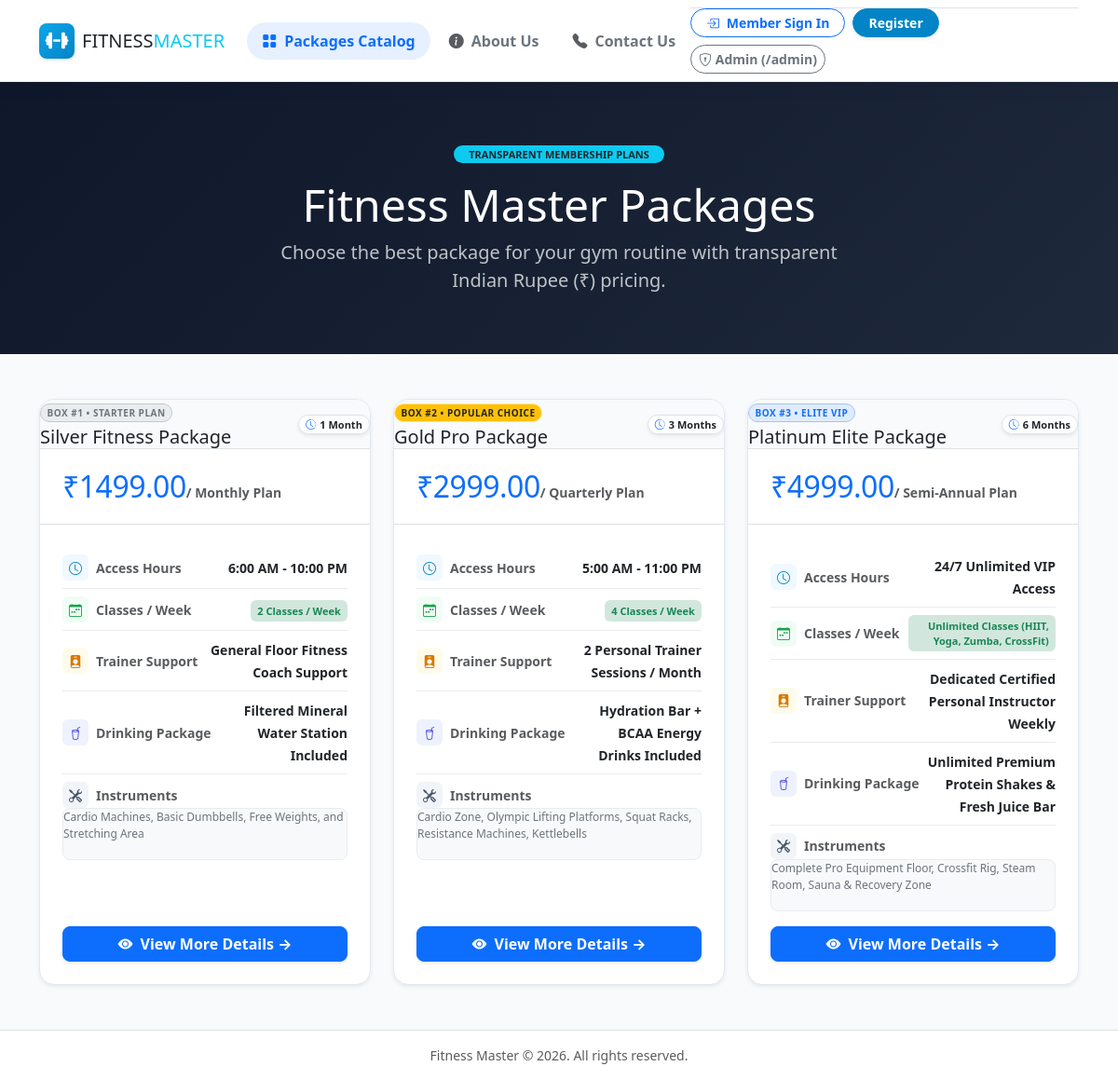
Screenshot of /packages/cards/ with the database file from the repository.
### packages/models.py (models this page shows, shortened)
class Packages(models.Model):
    title = models.CharField(
        max_length=150,
        verbose_name="Package Title",
        help_text="Title or name of the package"
    )
    price = models.DecimalField(
        max_digits=10,
        decimal_places=2,
        verbose_name="Price",
        help_text="Package price"
    )
    duration = models.CharField(
        max_length=80,
        verbose_name="Duration",
        help_text="Duration (e.g. 1 Month, 3 Months, 6 Months, 1 Year)"
    )
    access_hours = models.CharField(
        max_length=120,
        verbose_name="Access Hours",
        help_text="Gym access hours (e.g. 24/7 Access, 6 AM - 10 PM)"
    )
    instruments = models.TextField(
        verbose_name="Instruments / Equipment",
        help_text="Equipment and instruments included with this package"
    )
    classes_per_week = models.CharField(
        max_length=80,
        verbose_name="Classes Per Week",
        help_text="Number of classes per week (e.g. 3 Classes/week, Unlimited)"
    )
    membership_duration = models.CharField(
        max_length=80,
        verbose_name="Membership Duration",
        help_text="Billing / commitment duration (e.g. Monthly, Quarterly, Annual)"
    )
    drinking_package = models.CharField(
        max_length=150,
        verbose_name="Drinking Package",
        help_text="Beverage benefits (e.g. Unlimited Mineral Water, Protein Shakes Included, None)"
    )
    personal_instructor = models.CharField(
        max_length=150,
        verbose_name="Personal Instructor",
        help_text="Trainer allocation (e.g. 1-on-1 Dedicated Trainer, 2 Free Sessions/Month, None)"
    )
    created_at = models.DateTimeField(auto_now_add=True)
    updated_at = models.DateTimeField(auto_now=True)
    class Meta:
        verbose_name = "Package"
        verbose_name_plural = "Packages"
        ordering = ['price']

### packages/views.py (the view)
# urls.py: path('packages/cards/', views.packages_cards_view, name='packages_cards'),
def packages_cards_view(request):
    packages = Packages.objects.all().order_by('price')
    total_packages = packages.count()
    avg_price = packages.aggregate(avg=Avg('price'))['avg'] or 0.0
    form = PackageForm()
    is_user_portal = bool(request.session.get('is_user_authenticated') or request.GET.get('portal') == 'user')
    return render(request, 'packages/packages_cards.html', {
        'packages': packages,
        'total_packages': total_packages,
        'avg_price': round(avg_price, 2),
        'form': form,
        'is_user_page': is_user_portal,
    })

### templates/packages/packages_cards.html (shortened to what this page needs)
{% extends 'base.html' %}
{% block auth_content %}
<div class="min-vh-100 d-flex flex-column" style="background-color: #f8fafc;">
  <nav class="navbar navbar-expand-lg navbar-light user-sticky-navbar py-2.5">
    <div class="container">
      <a href="{% if request.session.is_user_authenticated %}{% url 'user_dashboard' %}{% else %}{% url 'packages_cards' %}{% endif %}" class="navbar-brand d-flex align-items-center gap-2 me-lg-4 text-decoration-none">
        <div class="rounded-3 p-2 text-white d-flex align-items-center justify-content-center shadow-sm" style="width: 38px; height: 38px; background: linear-gradient(135deg, #0ea5e9, #0284c7);">
          <i class="fa-solid fa-dumbbell fs-5"></i>
        </div>
        <span class="fw-black text-dark tracking-wide fs-5">FITNESS<span class="text-info">MASTER</span></span>
      </a>
      <div class="collapse navbar-collapse" id="packagesGlobalNavbar">
        <ul class="navbar-nav me-auto mb-2 mb-lg-0 align-items-lg-center gap-1 gap-lg-1.5 pt-2 pt-lg-0">
          <li class="nav-item">
            <a class="nav-link active fw-bold text-primary d-inline-flex align-items-center gap-2 px-3 py-1.5 rounded-pill bg-primary bg-opacity-10 text-nowrap" href="{% url 'packages_cards' %}">
              <i class="bi bi-grid-fill"></i>
              <span>Packages Catalog</span>
            </a>
          </li>
          <li class="nav-item">
            <a class="nav-link fw-semibold text-secondary d-inline-flex align-items-center gap-2 px-3 py-1.5 rounded-pill text-nowrap" href="{% url 'about_us' %}">
              <i class="bi bi-info-circle-fill text-muted"></i>
              <span>About Us</span>
            </a>
          </li>
          <li class="nav-item">
            <a class="nav-link fw-semibold text-secondary d-inline-flex align-items-center gap-2 px-3 py-1.5 rounded-pill text-nowrap" href="{% url 'contact_us' %}">
              <i class="bi bi-telephone-fill text-muted"></i>
              <span>Contact Us</span>
            </a>
          </li>
        </ul>
        <div class="d-flex flex-wrap align-items-center gap-2 pt-2 pt-lg-0 border-top border-lg-0">
          {% if request.session.is_user_authenticated %}
            <div class="dropdown">
              <button class="btn btn-light border bg-white rounded-pill px-3 py-1.5 d-flex align-items-center gap-2 shadow-sm dropdown-toggle text-dark fw-bold" type="button" id="pkgProfileDropdown" data-bs-toggle="dropdown" aria-expanded="false" style="font-size: 13px;">
                <div class="rounded-circle bg-primary text-white fw-bold d-flex align-items-center justify-content-center" style="width: 28px; height: 28px; font-size: 11px;">
                  {{ request.session.user_username|slice:":2"|upper }}
                </div>
                <span class="text-truncate" style="max-width: 140px;">{{ request.session.user_username }}</span>
              </button>
              <ul class="dropdown-menu dropdown-menu-end shadow-lg border-0 rounded-4 p-2 mt-2" aria-labelledby="pkgProfileDropdown" style="min-width: 250px; border: 1px solid #e2e8f0 !important;">
                <li class="px-3 py-2.5 border-bottom bg-light rounded-3 mb-1">
                  <div class="d-flex align-items-center justify-content-between mb-1">
                    <small class="text-muted fw-bold text-uppercase" style="font-size: 10px;">Authenticated Member</small>
                    <span class="badge bg-success text-white px-2 py-0.5 rounded-pill" style="font-size: 9.5px;">Active</span>
                  </div>
                  <strong class="text-dark d-block text-truncate fs-6">{{ request.session.user_username }}</strong>
                </li>
                <li>
                  <a class="dropdown-item rounded-3 py-2 fw-semibold d-flex align-items-center gap-2 small" href="{% url 'user_profile' %}">
                    <i class="bi bi-person-circle text-primary"></i> My Profile
                  </a>
                </li>
                <li>
                  <a class="dropdown-item rounded-3 py-2 fw-semibold d-flex align-items-center gap-2 small text-success" href="{% url 'user_orders' %}">
                    <i class="bi bi-receipt"></i> My Bookings &amp; Orders
                  </a>
                </li>
                <li>
                  <a class="dropdown-item rounded-3 py-2 fw-semibold d-flex align-items-center gap-2 small" href="{% url 'packages_cards' %}">
                    <i class="bi bi-box-seam text-info"></i> Packages Catalog
                  </a>
                </li>
                <li><hr class="dropdown-divider my-1"></li>
                <li>
                  <a class="dropdown-item rounded-3 py-2 fw-bold text-danger d-flex align-items-center gap-2 small" href="{% url 'user_logout' %}">
                    <i class="bi bi-box-arrow-right"></i> Sign Out
                  </a>
                </li>
              </ul>
            </div>
          {% else %}
            <a href="{% url 'user_login' %}" class="btn btn-outline-primary btn-sm fw-bold px-3 py-1.5 rounded-pill">
              <i class="bi bi-box-arrow-in-right me-1"></i> Member Sign In
            </a>
            <a href="{% url 'user_register' %}" class="btn btn-primary btn-sm fw-bold px-3 py-1.5 rounded-pill shadow-sm" style="background-color: #0284c7; border-color: #0284c7;">
              Register
            </a>
            <a href="{% url 'admin_gateway' %}" class="btn btn-outline-secondary btn-sm fw-semibold rounded-pill px-2.5 py-1.5" title="Administrator Operations Portal (/admin)">
              <i class="bi bi-shield-lock"></i> <span class="d-none d-md-inline">Admin (/admin)</span>
            </a>
          {% endif %}
        </div>
      </div>
    </div>
  </nav>
  <div class="py-5 text-center text-white" style="background: linear-gradient(135deg, #0f172a, #1e293b);">
    <div class="container py-3">
      <span class="badge bg-info text-dark fw-bold text-uppercase px-3 py-1.5 mb-3 rounded-pill" style="font-size: 11px;">
        Transparent Membership Plans
      </span>
      <h1 class="display-5 fw-black mb-2">Fitness Master Packages</h1>
      <p class="lead text-light text-opacity-75 mb-0 mx-auto" style="max-width: 650px;">
        Choose the best package for your gym routine with transparent Indian Rupee (₹) pricing.
      </p>
    </div>
  </div>
  <div class="container py-5 flex-grow-1">
    <div class="row g-4 justify-content-center">
      {% for pkg in packages %}
        <div class="col-12 col-md-6 col-lg-4 d-flex">
          <div class="card h-100 w-100 border-0 rounded-4 shadow-sm bg-white overflow-hidden d-flex flex-column" style="border: 1px solid #e2e8f0 !important;">
            <div class="p-3.5 border-bottom d-flex align-items-center justify-content-between" style="background-color: #f8fafc;">
              <div>
                <span class="badge {% if forloop.counter == 1 %}bg-secondary bg-opacity-10 text-secondary border border-secondary-subtle{% elif forloop.counter == 2 %}bg-warning bg-opacity-15 text-dark border border-warning-subtle{% else %}bg-primary bg-opacity-10 text-primary border border-primary-subtle{% endif %} fw-bold text-uppercase px-2.5 py-1 rounded-pill mb-1 d-inline-block" style="font-size: 10px; letter-spacing: 0.5px;">
                  Box #{{ forloop.counter }} &bull; {% if forloop.counter == 1 %}Starter Plan{% elif forloop.counter == 2 %}Popular Choice{% else %}Elite VIP{% endif %}
                </span>
                <h5 class="fw-black mb-0 text-dark">{{ pkg.title }}</h5>
              </div>
              <span class="badge bg-white text-dark fw-bold border shadow-sm px-2.5 py-1.5 rounded-pill d-inline-flex align-items-center gap-1" style="font-size: 11px;">
                <i class="bi bi-clock-history text-primary"></i>{{ pkg.duration }}
              </span>
            </div>
            <div class="px-4 py-3 bg-white border-bottom">
              <div class="d-flex align-items-baseline gap-1.5">
                <span class="fs-2 fw-black text-primary" style="letter-spacing: -0.5px;">₹{{ pkg.price }}</span>
                <span class="text-muted fw-bold small">/ {{ pkg.membership_duration }} Plan</span>
              </div>
            </div>
            <div class="p-4 flex-grow-1 d-flex flex-column">
              <div class="d-flex flex-column gap-2.5 flex-grow-1">
                <div class="d-flex align-items-center justify-content-between py-2 border-bottom border-light-subtle">
                  <div class="d-flex align-items-center text-muted fw-semibold small flex-shrink-0" style="min-width: 140px;">
                    <span class="d-inline-flex align-items-center justify-content-center rounded-2 me-2 flex-shrink-0" style="width: 28px; height: 28px; background-color: #f0f9ff; color: #0284c7;">
                      <i class="bi bi-clock"></i>
                    </span>
                    <span>Access Hours</span>
                  </div>
                  <div class="text-end flex-grow-1 ms-2">
                    <strong class="text-dark small">{{ pkg.access_hours }}</strong>
                  </div>
                </div>
                <div class="d-flex align-items-center justify-content-between py-2 border-bottom border-light-subtle">
                  <div class="d-flex align-items-center text-muted fw-semibold small flex-shrink-0" style="min-width: 140px;">
                    <span class="d-inline-flex align-items-center justify-content-center rounded-2 me-2 flex-shrink-0" style="width: 28px; height: 28px; background-color: #f0fdf4; color: #16a34a;">
                      <i class="bi bi-calendar-week"></i>
                    </span>
                    <span>Classes / Week</span>
                  </div>
                  <div class="text-end flex-grow-1 ms-2">
                    <span class="badge bg-success-subtle text-success fw-bold text-wrap text-end px-2.5 py-1.5" style="font-size: 11px; line-height: 1.4;">
                      {{ pkg.classes_per_week }}
                    </span>
                  </div>
                </div>
                <div class="d-flex align-items-center justify-content-between py-2 border-bottom border-light-subtle">
                  <div class="d-flex align-items-center text-muted fw-semibold small flex-shrink-0" style="min-width: 140px;">
                    <span class="d-inline-flex align-items-center justify-content-center rounded-2 me-2 flex-shrink-0" style="width: 28px; height: 28px; background-color: #fffbeb; color: #d97706;">
                      <i class="bi bi-person-badge-fill"></i>
                    </span>
                    <span>Trainer Support</span>
                  </div>
                  <div class="text-end flex-grow-1 ms-2">
                    <span class="text-dark fw-semibold small">{{ pkg.personal_instructor }}</span>
                  </div>
                </div>
                <div class="d-flex align-items-center justify-content-between py-2 border-bottom border-light-subtle">
                  <div class="d-flex align-items-center text-muted fw-semibold small flex-shrink-0" style="min-width: 140px;">
                    <span class="d-inline-flex align-items-center justify-content-center rounded-2 me-2 flex-shrink-0" style="width: 28px; height: 28px; background-color: #eef2ff; color: #4f46e5;">
                      <i class="bi bi-cup-straw"></i>
                    </span>
                    <span>Drinking Package</span>
                  </div>
                  <div class="text-end flex-grow-1 ms-2">
                    <span class="text-dark fw-semibold small">{{ pkg.drinking_package }}</span>
                  </div>
                </div>
                <div class="pt-2">
                  <div class="d-flex align-items-center text-muted fw-semibold small mb-1.5">
                    <span class="d-inline-flex align-items-center justify-content-center rounded-2 me-2 flex-shrink-0" style="width: 28px; height: 28px; background-color: #f1f5f9; color: #475569;">
                      <i class="bi bi-tools"></i>
                    </span>
                    <span>Instruments</span>
                  </div>
                  <div class="small text-secondary bg-light p-2.5 rounded-3 border border-light-subtle" style="font-size: 12px; line-height: 1.5; min-height: 56px;">
                    {{ pkg.instruments }}
                  </div>
                </div>
              </div>
              <div class="pt-3 mt-auto">
                <a href="{% url 'package_detail' pkg.id %}" class="btn btn-primary w-100 fw-bold py-2.5 shadow-sm d-flex align-items-center justify-content-center gap-2 rounded-3">
                  <i class="bi bi-eye-fill"></i> View More Details &rarr;
                </a>
              </div>
            </div>
          </div>
        </div>
      {% endfor %}
    </div>
  </div>
  <footer class="bg-white border-top py-3 text-center text-muted small">
    Fitness Master &copy; 2026. All rights reserved.
  </footer>
</div>
{% endblock %}

### templates/base.html (style rules this page uses)
:root { --fm-primary-dark: #0f172a; --fm-secondary-dark: #1e293b; --fm-border: #e2e8f0; --fm-accent-cyan: #0ea5e9; --fm-accent-orange: #ff5722; --fm-bg-light: #f8fafc; }
body { font-family: system-ui, -apple-system, "Segoe UI", Roboto, "Helvetica Neue", sans-serif; background-color: var(--fm-bg-light); color: #1e293b; min-height: 100vh; }
html, body { overflow-x: clip; max-width: 100vw; }
.user-sticky-navbar { position: sticky !important; top: 0 !important; left: 0 !important; right: 0 !important; width: 100% !important; z-index: 1040 !important; background-color: rgba(255, 255, 255, 0.97) !important; backdrop-filter: blur(14px) !important; -webkit-backdrop-filter: blur(14px) !important; border-bottom: 1px solid rgba(226, 232, 240, 0.95) !important; box-shadow: 0 4px 20px -2px rgba(15, 23, 42, 0.08) !important; transition: all 0.25s ease; }

### rows the page displays
Packages: shows "STARTER PLAN", title "Silver Fitness Package", duration "1 Month", price "1499.00", membership_duration "Monthly", access_hours "6:00 AM - 10:00 PM", classes_per_week "2 Classes / Week", personal_instructor "General Floor Fitness Coach Support", drinking_package "Filtered Mineral Water Station Included", instruments "Cardio Machines, Basic Dumbbells, Free Weights, and Stretching Area"
Packages: shows "POPULAR CHOICE", title "Gold Pro Package", duration "3 Months", price "2999.00", membership_duration "Quarterly", access_hours "5:00 AM - 11:00 PM", classes_per_week "4 Classes / Week", personal_instructor "2 Personal Trainer Sessions / Month", drinking_package "Hydration Bar + BCAA Energy Drinks Included", instruments "Cardio Zone, Olympic Lifting Platforms, Squat Racks, Resistance Machines, Kettlebells"
Packages: shows "ELITE VIP", title "Platinum Elite Package", duration "6 Months", price "4999.00", membership_duration "Semi-Annual", access_hours "24/7 Unlimited VIP Access", classes_per_week "Unlimited Classes (HIIT, Yoga, Zumba, CrossFit)", personal_instructor "Dedicated Certified Personal Instructor Weekly", drinking_package "Unlimited Premium Protein Shakes & Fresh Juice Bar", instruments "Complete Pro Equipment Floor, Crossfit Rig, Steam Room, Sauna & Recovery Zone"
